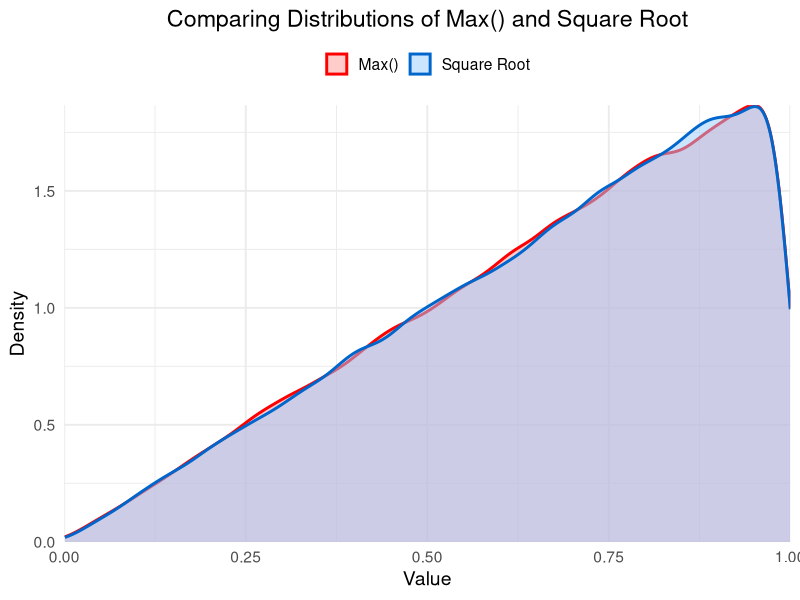

Write R code to recreate this figure.
## ---- chunk 1
library(tidyverse) 
## ---- chunk 2
n_samples <- 100000

# Generate 100,000 pairs of random numbers between 0 and 1
rand_pairs <- replicate(n_samples, runif(2, min = 0, max = 1))

# Calculate the maximum of each pair
max_rand <- apply(rand_pairs, 2, max)

# Calculate the square root of a randomly selected number from each pair
sqrt_rand <- apply(rand_pairs, 2, function(x) sqrt(sample(x, 1)))
## ---- chunk 3
# Plot the density of both distributions
ggplot() +
  geom_density(aes(x = max_rand, fill = "Max()", color = "Max()"), alpha = 0.5, linewidth = 1) +
  geom_density(aes(x = sqrt_rand, fill = "Square Root", color = "Square Root"), alpha = 0.5, linewidth = 1) +
  labs(title = "Comparing Distributions of Max() and Square Root", 
       x = "Value", 
       y = "Density",
       fill = "Function",
       color = "Function") +
  theme_minimal(base_size = 14) +
  theme(legend.position = "top",
        legend.background = element_rect(fill = "white", color = NA),
        legend.key = element_rect(fill = NA, color = NA),
        legend.title = element_blank(),
        plot.title = element_text(hjust = 0.5)) +
  scale_fill_manual(values = c("Max()" = "#FF9999", "Square Root" = "#99CCFF")) +
  scale_color_manual(values = c("Max()" = "#FF0000", "Square Root" = "#0066CC")) +
  coord_cartesian(xlim = c(0, 1), expand = FALSE)
